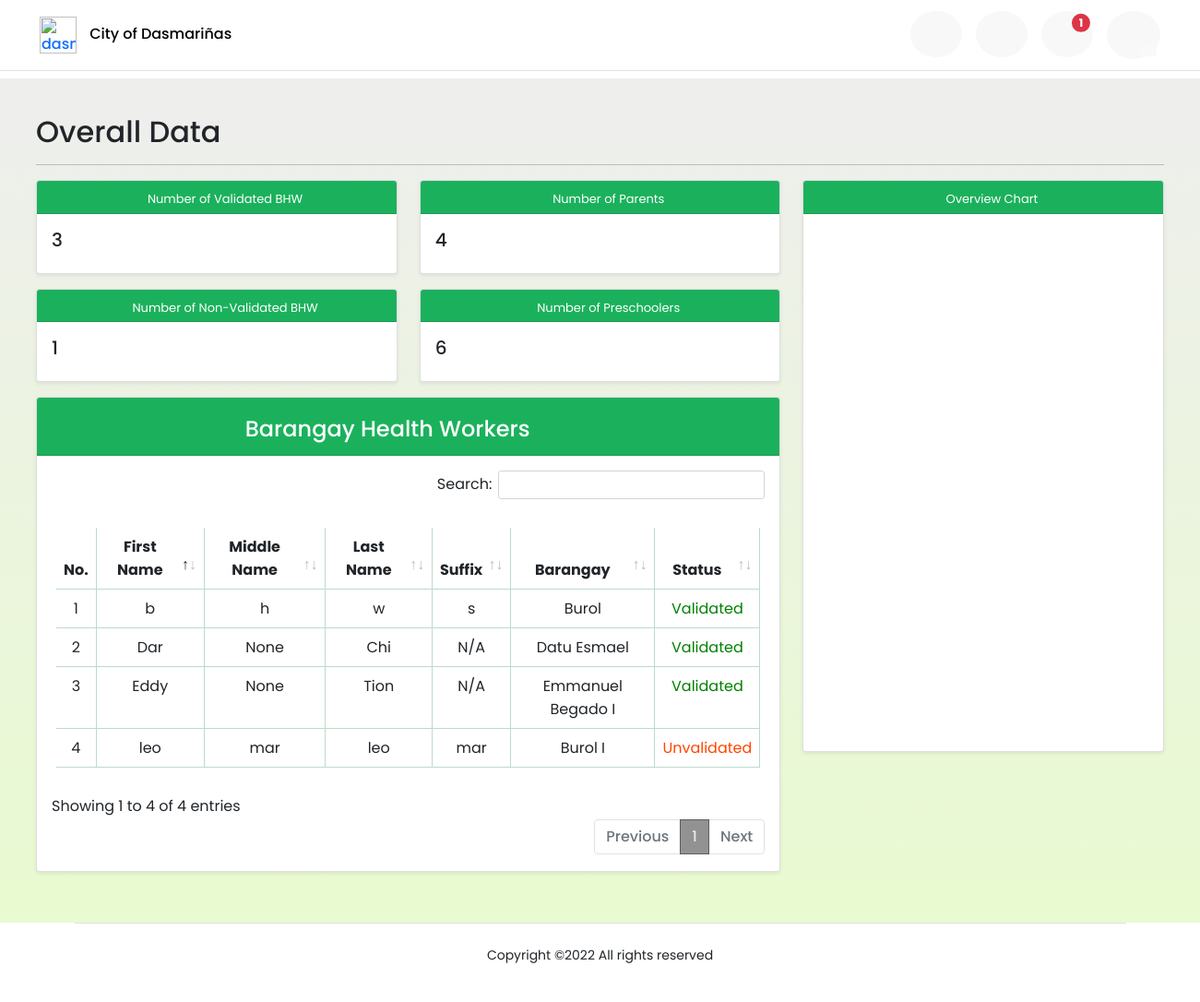
Page /ahome (signed in) on the earlier database version.
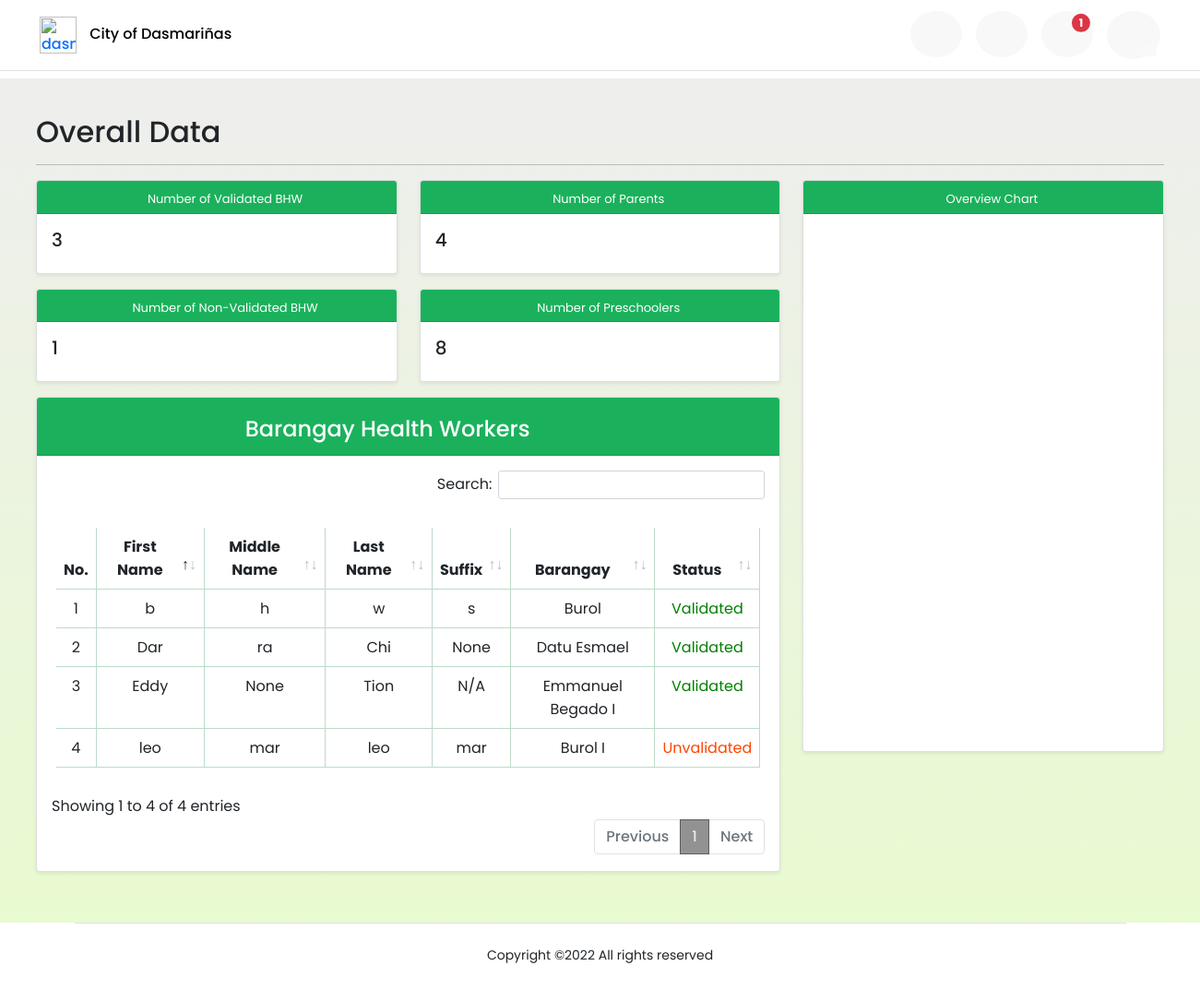
Same page on the later database version.
### profilingApp/models.py (models this page shows, shortened)
class BarangayHealthWorker(Model):
    BARANGAYS = [('Select Barangay', 'Select Barangay'),
                 ('Burol', 'Burol'),
                 ('Burol I', 'Burol I'),
                 ('Burol II', 'Burol II'),
                 ('Burol III', 'Burol III'),
                 ('Datu Esmael', 'Datu Esmael'),
                 ('Emmanuel Begado I', 'Emmanuel Begado I'),
                 ('Emmanuel Begado II', 'Emmanuel Begado II'),]
    user = models.OneToOneField(CustomUser, on_delete=CASCADE, primary_key=True)
    is_validated = models.BooleanField(default=False)
    bhw_barangay = models.CharField(max_length=100, choices=BARANGAYS, default='Select Barangay')

class CustomUser(AbstractUser):
    USER_TYPE = [('Choose User Type', 'Choose User Type'),
                 ('Admin', 'Administrator'),
                 ('BHW', 'Barangay Health Worker'),
                 ('P/G', 'Parent/Guardian')]
    username = None
    email = models.EmailField(_('email address'), unique=True)
    user_type = models.CharField(max_length=100, choices=USER_TYPE, default='Choose User Type')
    middle_name = models.CharField(max_length=100, null=True)
    suffix_name = models.CharField(max_length=100, null=True, blank=True)
    phone_num = models.CharField(max_length=100, null=True)
    USERNAME_FIELD = 'email'
    REQUIRED_FIELDS = []
    objects = CustomUserManager()

### profilingApp/views.py (the view)
# urls.py: path('ahome', views.admin_home, name='admin_home'),
@login_required(login_url='login_registration')
def admin_home(request):
    all_bhw = BarangayHealthWorker.objects.all()
    validated_status = BarangayHealthWorker.objects.filter(
        is_validated=True).count()
    invalidated_status = BarangayHealthWorker.objects.filter(
        is_validated=False).count()
    parent_count = Parent.objects.all().count()
    preschooler_count = Preschooler.objects.all().count()
    count_list = [validated_status, invalidated_status,
                  parent_count, preschooler_count]
    data_json = dumps(count_list)
    context = {'bhws': all_bhw,
               'validated_count': validated_status,
               'invalidated_count': invalidated_status,
               'parent_count': parent_count,
               'preschooler_count': preschooler_count,
               'count_data': data_json}
    return render(request, 'activities/Admin Home.html', context)

### profilingApp/templates/activities/Admin Home.html (shortened to what the changed rows need)
{% load static %}
<html lang="en">
<head>
    <link rel="stylesheet" href="{% static '/CSS/DataTables/datatables.min.css' %}">
    <link rel="stylesheet" href="{% static '/CSS/styles.css' %}">
    <link rel="stylesheet" href="{% static '/CSS/font-awesome/css/all.min.css' %}">
    <link rel="stylesheet" href="{% static '/CSS/css/bootstrap.min.css' %}">
</head>
<body>
{% block dashboard%}
    <div id="grid" class="container-fluid">
        <div class="container-grid">
            <h2 style="text-align:left;">Overall Data</h2>
            <div class="row d-flex display-block">
                <div class="col-8">
                    <div class='row mb-3'>
                        <div class="col-6">
                                <div class="card shadow-sm bg-white rounded">
                                    <div class="card-body">
                                        <h5 class="card-title">{{ preschooler_count }}</h5>
                                    </div>
                                </div>
                        </div>
                    </div>
                    <div class='row'>
                        <div class="col-xl-12">
                            <div class="card shadow-sm mb-3 bg-white rounded">
                                <div class="card-body p-3 ">
                                    <div class="table-responsive">
                                        <table class="table table-hover" style="border:none " id="user_list">
                                            <thead>
                                                <tr>
                                                    <th scope="col" class="text-center">No.</th>
                                                    <th scope="col" class="text-center">First Name</th>
                                                    <th scope="col" class="text-center">Middle Name</th>
                                                    <th scope="col" class="text-center">Last Name</th>
                                                    <th scope="col" class="text-center">Suffix</th>
                                                    <th scope="col" class="text-center">Barangay</th>
                                                    <th scope="col" class="text-center">Status</th>
                                                </tr>
                                            </thead>
                                            <tbody>
                                                {% for bhw in bhws %}
                                                <tr>
                                                    <td class="text-center"></td>
                                                    <td class="text-center">{{ bhw.user.first_name }}</td>
                                                    <td class="text-center">{{ bhw.user.middle_name }}</td>
                                                    <td class="text-center">{{ bhw.user.last_name }}</td>
                                                    <td class="text-center">{{ bhw.user.suffix_name }}</td>
                                                    <td class="text-center">{{ bhw.bhw_barangay}}</td>
                                                    {% if bhw.is_validated is True %}
                                                        <td class="text-center" style="color: green;">Validated</td>
                                                    {% else %}
                                                        <td class="text-center" style="color: orangered;">Unvalidated</td>
                                                    {% endif %}
                                                </tr>
                                                {% endfor %}
                                            </tbody>
                                        </table>
                                    </div>
                                </div>
                            </div>
                        </div>
                    </div>
                </div>
            </div>
        </div>
    </div>
{% endblock %}
<script>
    // Set new default font family and font color to mimic Bootstrap's default styling
    Chart.defaults.global.defaultFontFamily = '-apple-system,system-ui,BlinkMacSystemFont,"Segoe UI",Roboto,"Helvetica Neue",Arial,sans-serif';
    Chart.defaults.global.defaultFontColor = '#292b2c';
    // Pie Chart Example
    var data_count = JSON.parse('{{ count_data|escapejs }}')
    var ctx = document.getElementById("myPieChart");
    var myPieChart = new Chart(ctx, {
    type: 'polarArea',
    data: {
        labels: ["Validated", "Invalidated", "Parent", "Preschooler"],
        datasets: [{
        data: data_count,
        backgroundColor: ['#dc3545', '#ffc107', '#28a745'],
        }],
    },
    });
</script>
</body>
</html>

Differences in the rows shown:
changed through a linked row, BarangayHealthWorker "Datu Esmael": user.middle_name "None" → "ra"; user.suffix_name "N/A" → "None"
Other differences:
{{ preschooler_count }}: "6" → "8"
